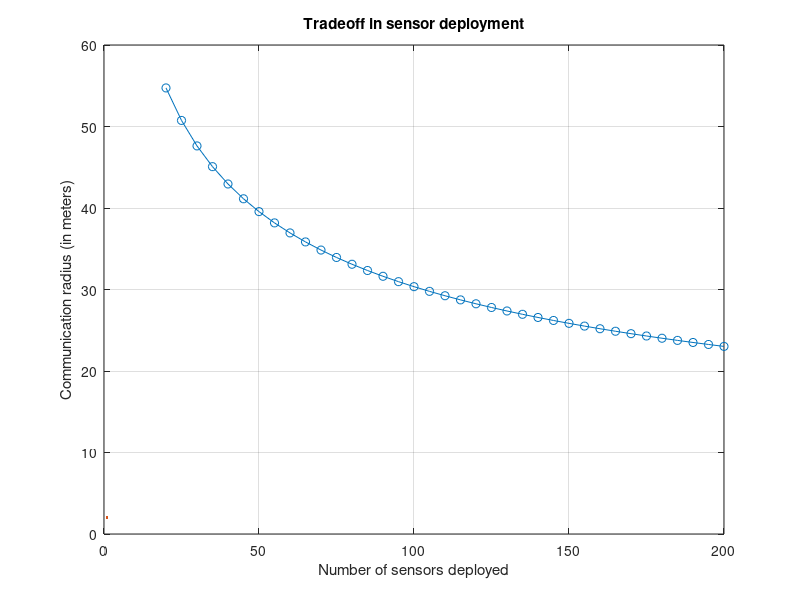

MATLAB code to generate this figure: (Note: this script raises an error after producing the figure.)
clc; clear; close all;

% fixing range of sensors, calculating communication range
area_length = 100; % in meters => area = 100 x 100 sqm
n = 20:5:200; % number of (potential) sensors deployed in RGG
r = zeros(size(n));

for i = 1:length(n)
    r(i) = sqrt(2 * log(n(i)) / (n(i))) * area_length;
end

figure;
plot(n, r, '-o', LineWidth=2);
xlabel("Number of sensors deployed");
ylabel("Communication radius (in meters)");
title("Tradeoff in sensor deployment");
grid on;

% let us now assume a constant radius, say 50 m
comm_radius = 20;
num_trials = 200; % number of Monte Carlo trials
% min_sensors = inf; % worst-case (unrealistic) scenario

connectivity_prob = zeros(size(n));

for k = 1:length(n)
    success = 0;

    for t = 1:num_trials
        % random positions
        % rng(42);
        pos = area_length * rand(n(k), 2); % uniformly deployed

        % adjacency matrix
        A = zeros(n(k));
        for i = 1:n(k)
            for j = i+1:n(k)
                if norm(pos(i,:) - pos(j,:)) <= comm_radius
                    A(i,j) = 1;
                    A(j,i) = 1;
                end
            end
        end

        % graph connectivity
        G = graph(A);
        if all(conncomp(G) == 1)
            success = success + 1;
        end
    end

    % probability of connectivity
    connectivity_prob(k) = success / num_trials;
end

figure;
plot(n, connectivity_prob, '-o', LineWidth=2);
xlabel('Number of sensors deployed');
ylabel('Connectivity probability');
title(sprintf('Connectivity vs. Sensors (r = %d, trials = %d)', comm_radius, num_trials));
grid on;

% from above two graphs, taking comm_radius = 20, num_sensors = 100
% increasing sensors by 5 to show good convergence in median consensus
% using same graph
% because there is a very high probability of connectivity

num_sensors = 100;
% num_sensors = 105;
sensor_positions = area_length * rand(num_sensors, 2);

% adjacency matrix
adjacency_matrix = zeros(num_sensors);
for i = 1:num_sensors
    for j = i+1:num_sensors
        if norm(sensor_positions(i,:) - sensor_positions(j,:)) <= comm_radius
            adjacency_matrix(i,j) = 1;
            adjacency_matrix(j,i) = 1;
        end
    end
end

% graph (sensor network) using adjacency matrix
sensor_network = graph(adjacency_matrix);

if all(conncomp(sensor_network) == 1)
    disp("Connected graph formed!");
    figure;
    scatter(sensor_positions(:, 1), sensor_positions(:, 2), 100, 'filled');
    xlabel('Positions along x-axis');
    ylabel('Positions along y-axis');
    grid on;
    hold on;

    % communication links
    for i = 1:num_sensors
        for j = i+1:num_sensors
            if adjacency_matrix(i, j) == 1
                plot([sensor_positions(i, 1), sensor_positions(j, 1)], ...
                    [sensor_positions(i, 2), sensor_positions(j, 2)], 'b--', 'LineWidth', 0.5);
            end
        end
    end

    title(sprintf('Random Geometric Graph (r = %d, n = %d)', comm_radius, num_sensors));
end

%% parameters per sensor
actual_value = 30;
reading_error = 2; % reading error
x_initial = reading_error .* randn(num_sensors, 1) + actual_value; % initial values
true_avg = mean(x_initial);
max_iterations = 200000; % safety cap on iterations
tolerance = 1e-6; % convergence tolerance

%% randomized gossip implementation (average consensus)
x_gossip = x_initial;
% x_gossip_history = zeros(max_iterations, num_sensors);
error_history_gossip = zeros(max_iterations, 1);
transmissions_gossip = 0;
convergence_time_gossip = 0;

for iter_gossip = 1:max_iterations
    error_history_gossip(iter_gossip) = norm(x_gossip - true_avg);

    % convergence check
    if iter_gossip > 1 && norm(x_gossip - true_avg) < tolerance
        convergence_time_gossip = iter_gossip;
        error_history_gossip = error_history_gossip(1:iter_gossip, :);
        break;
    end

    if iter_gossip > 1 && norm(x_gossip - true_avg) > 1e3
        fprintf("Graph diverging!!!");
        convergence_time_gossip = iter_gossip;
        error_history_gossip = error_history_gossip(1:iter_gossip, :);
        break;
    end

    % randomized gossip step
    % selecting random node
    i = randi(num_sensors);

    % finding neighbors of node i
    neighbors_i = find(adjacency_matrix(i,:));

    if ~isempty(neighbors_i)
        % selecting random neighbor
        j = neighbors_i(randi(length(neighbors_i)));

        % gossip update
        avg_value = (x_gossip(i) + x_gossip(j)) / 2;
        x_gossip(i) = avg_value;
        x_gossip(j) = avg_value;

        transmissions_gossip = transmissions_gossip + 2; % 2 transmissions per exchange
    end
end

if iter_gossip == max_iterations
    convergence_time_gossip = iter_gossip;
    fprintf("WARNING: Maximum iterations reached without convergence!\n");
end

trans_per_iter = 2;
transmission_axis_gossip = trans_per_iter * (1:length(error_history_gossip));

% plotting convergence
figure;
semilogy(transmission_axis_gossip, error_history_gossip);
title('Randomized Gossip Convergence (Average Consensus)');
xlabel('Transmissions'); ylabel('MSE w.r.t. True Average');
grid on;

fprintf('Gossip (Average Consensus) - Convergence time: %d iterations, Transmissions: %d\n', ...
            convergence_time_gossip, transmissions_gossip);

% [i_list, j_list] = find(triu(adjacency_matrix)); % indices of upper triangle of adjacency matrix
% 
% x_gossip = x_initial;
% transmissions_rg = 0;
% error_history_rg = zeros(max_iterations, 1);
% 
% for iter = 1:max_iterations
%     % randomly choosing a connected edge
%     idx = randi(length(i_list));
%     i = i_list(idx);
%     j = j_list(idx);
% 
%     % updating values
%     avg = (x_gossip(i) + x_gossip(j)) / 2;
%     x_gossip(i) = avg;
%     x_gossip(j) = avg;
% 
%     % tracking number of transmissions (2 per exchange)
%     transmissions_rg = transmissions_rg + 2;
% 
%     % tracking error
%     % error_history_rg(iter) = max(abs(temp_readings_gossip - true_avg));
%     error_history_rg(iter) = norm(x_gossip - true_avg) / sqrt(num_sensors);
% 
%     % convergence check
%     if error_history_rg(iter) < epsilon
%         break;
%     end
% end
% 
% fprintf("Randomized Gossip for Average Consensus converged in %d iterations and %d transmissions\n", iter, transmissions_rg);
% 
% % plotting convergence over time
% figure;
% semilogy(error_history_rg, LineWidth=2);
% axis([0 ceil(iter / 1000)*1000 1e-3 1]);
% xlabel('Iteration');
% % ylabel('Max. Error from True Average');
% ylabel('RMSE w.r.t. True Average');
% title('Convergence of Randomized Gossip (Average Consensus)');
% grid on;

%% PDMM implementation (average consensus)
x_pdmm_avg = x_initial;
degree_per_node = sum(adjacency_matrix, 2); % degree of each node

% auxiliary variables
z_pdmm_avg = zeros(num_sensors); % z(i,j) = z_{i|j}
y_pdmm_avg = zeros(num_sensors); % temporary - y_{i|j}
c = 1 / max(degree_per_node); % hyperparameter

error_history_pdmm_avg = zeros(max_iterations, 1);
convergence_time_pdmm_avg = 0;

% A-weights per edge pair - stored using adjacency matrix structure
A = adjacency_matrix;
A(triu(true(size(A)), 1)) = -A(triu(true(size(A)), 1));

for iter_pdmm_avg = 1:max_iterations
    error_history_pdmm_avg(iter_pdmm_avg) = norm(x_pdmm_avg - true_avg);

    % convergence check
    if iter_pdmm_avg > 1 && norm(x_pdmm_avg - true_avg) < tolerance
        convergence_time_pdmm_avg = iter_pdmm_avg;
        error_history_pdmm_avg = error_history_pdmm_avg(1:iter_pdmm_avg, :);
        break;
    end

    if iter_pdmm_avg > 1 && norm(x_pdmm_avg - true_avg) > 1e3
        fprintf("Graph diverging!!!");
        convergence_time_pdmm_avg = iter_pdmm_avg;
        error_history_pdmm_avg = error_history_pdmm_avg(1:iter_pdmm_avg, :);
        break;
    end

    % primal update
    x_new = zeros(num_sensors, 1);
    for i = 1:num_sensors
        sum_z = 0;
        for j = find(adjacency_matrix(i,:))
            sum_z = sum_z + A(i,j) * z_pdmm_avg(i,j);
        end
        x_new(i) = (x_initial(i) - sum_z) / (1 + c * degree_per_node(i));
    end

    % y update - y_{i|j} = z_{i|j} + 2c * A_{ij} * x_i
    for i = 1:num_sensors
        for j = find(adjacency_matrix(i,:))
            y_pdmm_avg(i,j) = z_pdmm_avg(i,j) + 2 * c * A(i,j) * x_new(i);
        end
    end

    % z update - z_{j|i} = y_{i|j}
    for i = 1:num_sensors
        for j = find(adjacency_matrix(i,:))
            z_pdmm_avg(i,j) = y_pdmm_avg(j,i);
        end
    end

    x_pdmm_avg = x_new;
end

if iter_pdmm_avg == max_iterations
    convergence_time_pdmm_avg = iter_pdmm_avg;
    fprintf("WARNING: Maximum iterations reached without convergence!\n");
end

transmissions_per_iter = 2 * sum(degree_per_node);
transmissions_axis_pdmm_avg = transmissions_per_iter * (1:length(error_history_pdmm_avg));
transmissions_pdmm_avg = (convergence_time_pdmm_avg - 1) * transmissions_per_iter;

% plotting convergence
figure;
semilogy(transmissions_axis_pdmm_avg, error_history_pdmm_avg);
title('PDMM Convergence (Average Consensus)');
xlabel('Transmissions'); ylabel('MSE w.r.t. True Average');
grid on;

fprintf('PDMM (Average Consensus) - Convergence time: %d iterations, Transmissions: %d\n', ...
            convergence_time_pdmm_avg, transmissions_pdmm_avg);

% convergence comparison with randomized gossip
figure;
semilogy(transmission_axis_gossip, error_history_gossip);
hold on;
semilogy(transmissions_axis_pdmm_avg, error_history_pdmm_avg);
title(sprintf('Average Consensus on RGG - Convergence Comparison(r = %d, n = %d)', comm_radius, num_sensors));
xlabel('Transmissions'); ylabel('MSE w.r.t. True Average');
legend('Randomized Gossip', 'PDMM');
grid on;

%% PDMM implementation (median consensus)
true_median = median(x_initial);
x_pdmm_med = x_initial;
tolerance_med = 1e-9;
max_iterations_median = max_iterations / 50;

error_history_pdmm_med = zeros(max_iterations_median, 1);
convergence_time_pdmm_med = 0;

% auxiliary variables
z_pdmm_med = zeros(num_sensors); % z(i,j) = z_{i|j}
y_pdmm_med = zeros(num_sensors); % temporary - y_{i|j}

for iter_pdmm_med = 1:max_iterations_median
    error_history_pdmm_med(iter_pdmm_med) = norm(x_pdmm_med - true_median);

    % convergence check
    if iter_pdmm_med > 1 && norm(x_pdmm_med - true_median) < tolerance_med
        convergence_time_pdmm_med = iter_pdmm_med;
        error_history_pdmm_med = error_history_pdmm_med(1:iter_pdmm_med, :);
        break;
    end

    if iter_pdmm_med > 1 && norm(x_pdmm_med - true_median) > 1e3
        fprintf("Graph diverging!!!");
        convergence_time_pdmm_med = iter_pdmm_med;
        error_history_pdmm_med = error_history_pdmm_med(1:iter_pdmm_med, :);
        break;
    end

    % primal update
    x_new = zeros(num_sensors, 1);
    for i = 1:num_sensors
        sum_z = 0;
        for j = find(adjacency_matrix(i,:))
            sum_z = sum_z + A(i,j) * z_pdmm_med(i,j);
        end
        if (-1 - sum_z) / (c * degree_per_node(i)) > x_initial(i)
            x_new(i) = (-1 - sum_z) / (c * degree_per_node(i));
        elseif (1 - sum_z) / (c * degree_per_node(i)) < x_initial(i)
            x_new(i) = (1 - sum_z) / (c * degree_per_node(i));
        else
            x_new(i) = x_initial(i);
        end
    end

    % y update - y_{i|j} = z_{i|j} + 2c * A_{ij} * x_i
    for i = 1:num_sensors
        for j = find(adjacency_matrix(i,:))
            y_pdmm_med(i,j) = z_pdmm_med(i,j) + 2 * c * A(i,j) * x_new(i);
        end
    end

    % z update - z_{i|j} = 0.5z_{i|j} + 0.5y_{j|i}
    for i = 1:num_sensors
        for j = find(adjacency_matrix(i,:))
            z_pdmm_med(i,j) = 0.5 * z_pdmm_med(i,j) + 0.5 * y_pdmm_med(j,i);
            % z_pdmm_med(i,j) = y_pdmm_med(j,i);
        end
    end

    x_pdmm_med = x_new;
end

if iter_pdmm_med == max_iterations_median
    convergence_time_pdmm_med = iter_pdmm_med;
    fprintf("WARNING: Maximum iterations reached without convergence!\n");
end

transmissions_axis_pdmm_med = transmissions_per_iter * (1:length(error_history_pdmm_med));
transmissions_pdmm_med = (convergence_time_pdmm_med - 1) * transmissions_per_iter;

% plotting convergence
figure;
semilogy(transmissions_axis_pdmm_med, error_history_pdmm_med);
title('PDMM Convergence (Median Consensus)');
xlabel('Transmissions'); ylabel('MSE w.r.t. True Median');
grid on;

fprintf('PDMM (Median Consensus) - Convergence time: %d iterations, Transmissions: %d\n', ...
            convergence_time_pdmm_med, transmissions_pdmm_med);